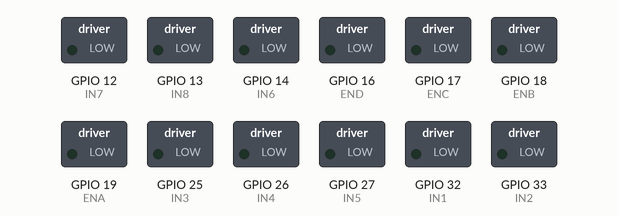
Recording of a sketch running on a simulated ESP32. Shown: switched loads named in the sketch (green lamp = pin HIGH). WiFi joins after 1.5 s; servers stay silent unless stated; what the sketch prints to the serial monitor is not drawn.

Above: at 0.1 s.
At 1.8 s:
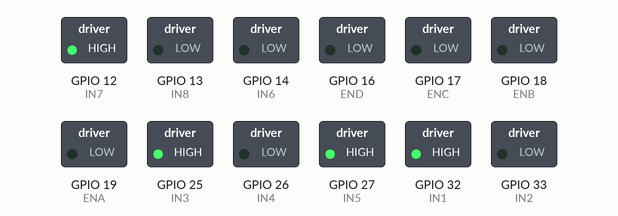
Timing chart, 0 to 3.3 s (numbered marks = the images above):
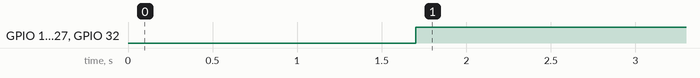

Measured:
- by itself, GPIO 12 (IN7), GPIO 25 (IN3), GPIO 27 (IN5), GPIO 32 (IN1): LOW → HIGH at 1.7 s

The sketch:

ESP32-Code.ino
```cpp
#include <WiFi.h>
#include <HTTPClient.h>
#define END 16
#define ENC 17
#define ENB 18
#define ENA 19

#define IN1 32
#define IN2 33
#define IN3 25
#define IN4 26
#define IN5 27
#define IN6 14
#define IN7 12
#define IN8 13


// const char* ssid = "polymath-phone";
// const char* password = "pato-eduardo-walsh-2006";
// const char* ssid = "MovistarFibra-2023";
// const char* password = "30882709";
const char* ssid = "PIC16F628A de natan";
const char* password = "IPHONERICKPROMAX";
// String serverIP = "http://192.168.9.205:3000";  // IP del servidor local con puerto
// String serverIP = "http://192.168.1.43:3000";  // IP del servidor local con puerto
String serverIP = "http://192.168.230.205:3000";  // IP del servidor local con puerto

const int visualizations = 1;

struct MotorConfig {
  int speed;
  int in1, in2;
  int en;
};

MotorConfig motorConfigs[4] = {
  {0, IN1, IN2, ENA},  // motor A
  {0, IN3, IN4, ENB},  // motor B
  {0, IN5, IN6, ENC},  // motor C
  {0, IN7, IN8, END}   // motor D
};


void setup()
{
  initialize_pins();
  if (visualizations) Serial.begin(115200);
  initialize_wifi();
}

void loop()
{
  http_request();
  update_motors();
  delay(100);
}

void initialize_pins()
{
  pinMode(ENA, OUTPUT);
  pinMode(ENB, OUTPUT);
  pinMode(ENC, OUTPUT);
  pinMode(END, OUTPUT);
  pinMode(IN1, OUTPUT);
  pinMode(IN2, OUTPUT);
  pinMode(IN3, OUTPUT);
  pinMode(IN4, OUTPUT);
  pinMode(IN5, OUTPUT);
  pinMode(IN6, OUTPUT);
  pinMode(IN7, OUTPUT);
  pinMode(IN8, OUTPUT);

  digitalWrite(ENA, LOW);
  digitalWrite(ENB, LOW);
  digitalWrite(ENC, LOW);
  digitalWrite(END, LOW);
}

void initialize_wifi()
{
  WiFi.begin(ssid, password);
  while(WiFi.status() != WL_CONNECTED)
  {
    delay(500);
    if (visualizations) Serial.print(".");
  }
  if (visualizations) Serial.println("Conectado a WiFi.");
}

void http_request()
{
  if(WiFi.status() == WL_CONNECTED)
  {
    HTTPClient http;
    String url = serverIP + "/getMotors";
    http.begin(url);
    int code = http.GET();
    if (code == 200)
    {
      String response = http.getString();
      if (visualizations) Serial.println("Respuesta del servidor: " + response);
      int i1 = response.indexOf("motorA") + 8;
      int i2 = response.indexOf(",", i1);
      motorConfigs[0].speed = response.substring(i1, i2).toInt();
      i1 = response.indexOf("motorB") + 8;
      i2 = response.indexOf(",", i1);
      motorConfigs[1].speed = response.substring(i1, i2).toInt();
      i1 = response.indexOf("motorC") + 8;
      i2 = response.indexOf(",", i1);
      motorConfigs[2].speed = response.substring(i1, i2).toInt();
      i1 = response.indexOf("motorD") + 8;
      i2 = response.indexOf("}", i1);
      motorConfigs[3].speed = response.substring(i1, i2).toInt();
      if (visualizations)
      {
        Serial.print("motorA: "); Serial.println(motorConfigs[0].speed);
        Serial.print("motorB: "); Serial.println(motorConfigs[1].speed);
        Serial.print("motorC: "); Serial.println(motorConfigs[2].speed);
        Serial.print("motorD: "); Serial.println(motorConfigs[3].speed);
      }
    }
    http.end();
  }
}

void set_motor_direction_and_speed(MotorConfig& motor, int value)
{
  int pwm = abs(value);
  bool reverse = value < 0;

  digitalWrite(motor.in1, reverse ? LOW : HIGH);
  digitalWrite(motor.in2, reverse ? HIGH : LOW);
  analogWrite(motor.en, constrain(pwm, 0, 255));
}

void update_motors()
{
  for (int i = 0; i < 4; ++i)
  {
    set_motor_direction_and_speed(motorConfigs[i], motorConfigs[i].speed);
  }
}
```
